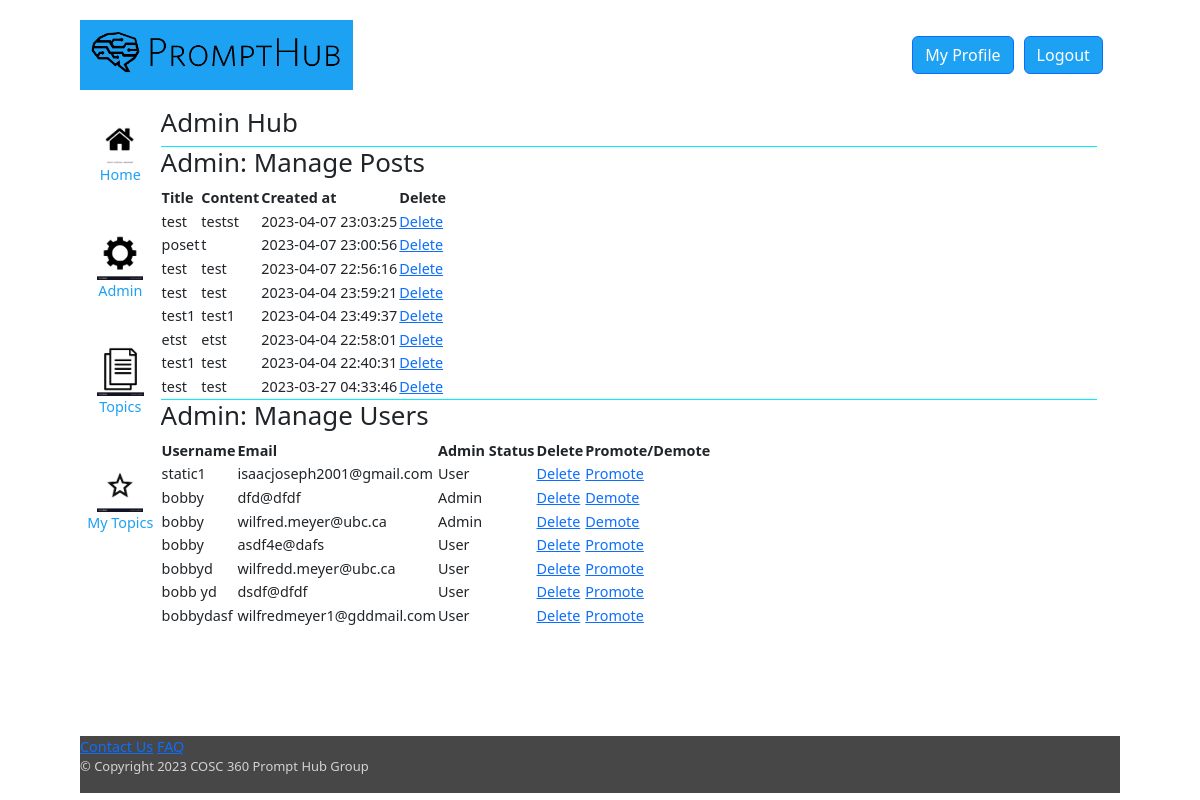
Screenshot of /admin.php (signed in) with the database file from the repository.
### tables this page shows
CREATE TABLE `posts` (
  `post_id` int(11) NOT NULL,
  `u_id` int(11) NOT NULL,
  `topic_id` int(11) NOT NULL,
  `title` varchar(40) NOT NULL,
  `body` text NOT NULL,
  `images` varchar(200) NOT NULL,
  `creation_time` timestamp NOT NULL DEFAULT current_timestamp()
);

CREATE TABLE `users` (
  `u_id` int(11) NOT NULL,
  `username` varchar(20) NOT NULL,
  `email` varchar(200) NOT NULL,
  `email_confirmed` int(1) NOT NULL DEFAULT 0,
  `passw` varchar(60) NOT NULL,
  `profile_pic` varchar(100) NOT NULL,
  `profile_bio` varchar(1000) NOT NULL,
  `created_at` timestamp NOT NULL DEFAULT current_timestamp(),
  `admin_status` int(1) NOT NULL DEFAULT 0
);

### admin.php (the view, shortened to what this page needs)
<!DOCTYPE html>
<html>
<head lang="en">
   <link href="https://cdn.jsdelivr.net/npm/bootstrap@5.3.0-alpha1/dist/css/bootstrap.min.css" rel="stylesheet">
   <link rel="stylesheet" href="css/layout.css" />
</head>
<body>
   <header id="masthead">
   <a href="index.php" class="linkbutton"><img src="images/PromptHublogo.png" alt="logo" height="70"></a>
      <div class="right">
      <?php if (isset($_SESSION['u_id'])): ?>
         <button class="btn btn-primary"><a href="profile.php" >My Profile</a></button>
         <button class="btn btn-primary"><a href="logout.php">Logout</a></button>
      <?php else: ?>
         <button class="btn btn-primary"><a href="login-signup.php">Login / Signup</a></button>
      <?php endif; ?>
      </div>
   </header>
   <div id="main">
      <article id="right-sidebar">
         <div class="left">
            <a href="index.php" class="linkbutton"><img src="images/house.png" alt="house" height="70">Home</a>
         </div>
         <?php if (isset($_SESSION['admin_status']) && $_SESSION['admin_status'] == 1): ?>
            <div class="left">
               <a href="admin.php" class="linkbutton"><img src="images/gear.png" alt="gear" height="70">Admin</a>
            </div>
         <?php endif; ?>
         <div class="left">
            <a href="topics.php" class="linkbutton"><img src="images/topics.png" alt="topics" height="70">Topics</a>
         </div>
         <div class="left">
            <a href="mytopics.php" class="linkbutton"><img src="images/star.png" alt="my topics" height="70">My Topics</a>
         </div>
      </article>
      <article id="center">
         <h1>Admin Hub</h1>
         <div class="entry">
            <?php
            include "connection.php";
            $stmt = $conn->prepare("SELECT post_id, title, body, creation_time FROM posts ORDER BY creation_time DESC");
            $stmt->execute();
            $stmt->bind_result($post_id, $post_title, $post_content, $created_at);
            echo "<h1>Admin: Manage Posts</h1>";
            echo "<table>";
            echo "<tr><th>Title</th><th>Content</th><th>Created at</th><th>Delete</th></tr>";
            while ($stmt->fetch()) {
               echo "<tr>";
               echo "<td>" . htmlspecialchars($post_title) . "</td>";
               echo "<td>" . htmlspecialchars($post_content) . "</td>";
               echo "<td>" . htmlspecialchars($created_at) . "</td>";
               echo "<td><a href='delete_post.php?post_id=" . $post_id . "'>Delete</a></td>";
               echo "</tr>";
            }
            echo "</table>";
            ?>
         </div>
         <div class="entry">
            <?php
            include "connection.php";
            $stmt = $conn->prepare("SELECT u_id, username, email, admin_status FROM users");
            $stmt->execute();
            $stmt->bind_result($u_id, $username, $email, $admin_status);
            echo "<h1>Admin: Manage Users</h1>";
            echo "<table>";
            echo "<tr><th>Username</th><th>Email</th><th>Admin Status</th><th>Delete</th><th>Promote/Demote</th></tr>";
            while ($stmt->fetch()) {
               echo "<tr>";
               echo "<td>" . htmlspecialchars($username) . "</td>";
               echo "<td>" . htmlspecialchars($email) . "</td>";
               echo "<td>" . ($admin_status == 1 ? "Admin" : "User") . "</td>";
               echo "<td><a href='delete_user.php?u_id=" . $u_id . "'>Delete</a></td>";
               echo "<td><a href='toggle_admin.php?u_id=" . $u_id . "'>" . ($admin_status == 1 ? "Demote" : "Promote") . "</a></td>";
               echo "</tr>";
            }
            echo "</table>";
            ?>
         </div>
      </article>
   </div>
   <footer>
      <div class="footer-section">
         <a href="#" class="linkbutton">Contact Us</a>
         <a href="#" class="linkbutton">FAQ</a>
         <p>&copy; Copyright 2023 COSC 360 Prompt Hub Group
      </div>
   </footer>
</body>
</html>

### css/layout.css (style rules this page uses)
html { font-family:Tahoma, Helvetica, sans-serif; margin-left: 5em; margin-top: 2em; margin-right: 5em; }
h1 { font-size: 1.8em; }
p, body { font-size: 0.9em; }
#center { float: right; height: 600px; width: 90%; overflow: scroll; }
article { margin-bottom: 2em; }
#masthead { height: 45px; flex-direction: column; display: flex; align-content: space-between; flex-wrap: wrap; justify-content: center; margin-bottom: 30px; }
.footer-section { float:right; height: 20%; width: 100%; }
.entry { border-top: #00eeff solid 1px; }
footer div { background-color: #474747; color: lightgray; }
.right { padding: 0.5em; color: white; display: flex; justify-content: space-around; flex-direction: row; }
.right a { color: white; text-decoration: none; }
.right .btn { margin-right: 10px; background-color: #1DA1F2; }
.left a { float: right; clear: left; display: flex; flex-direction: column; align-items: center; justify-content: space-between; flex-wrap: wrap; padding: 0.5em; color: #1DA1F2; text-decoration:none; margin-bottom: 30px; }
.left { display: flex; flex-direction: column; align-items: center; flex-wrap:nowrap; }
.left img { display:flex; height: 50px; }
#main { display: flex; flex-direction: row; }
#masthead img { display:flex; justify-content: center; }

### rows the page displays
posts: title "test", body "testst", creation_time "2023-04-07 23:03:25"
posts: title "poset", body "t", creation_time "2023-04-07 23:00:56"
posts: title "test", body "test", creation_time "2023-04-07 22:56:16"
posts: title "test", body "test", creation_time "2023-04-04 23:59:21"
posts: title "test1", body "test1", creation_time "2023-04-04 23:49:37"
posts: title "etst", body "etst", creation_time "2023-04-04 22:58:01"
posts: title "test1", body "test", creation_time "2023-04-04 22:40:31"
posts: title "test", body "test", creation_time "2023-03-27 04:33:46"
users: username "static1", email "isaacjoseph2001@gmail.com", admin_status "User"
users: username "bobby", email "dfd@dfdf", admin_status "Admin"
users: username "bobby", email "wilfred.meyer@ubc.ca", admin_status "Admin"
users: username "bobby", email "asdf4e@dafs", admin_status "User"
users: username "bobbyd", email "wilfredd.meyer@ubc.ca", admin_status "User"
users: username "bobb yd", email "dsdf@dfdf", admin_status "User"
users: username "bobbydasf", email "wilfredmeyer1@gddmail.com", admin_status "User"
